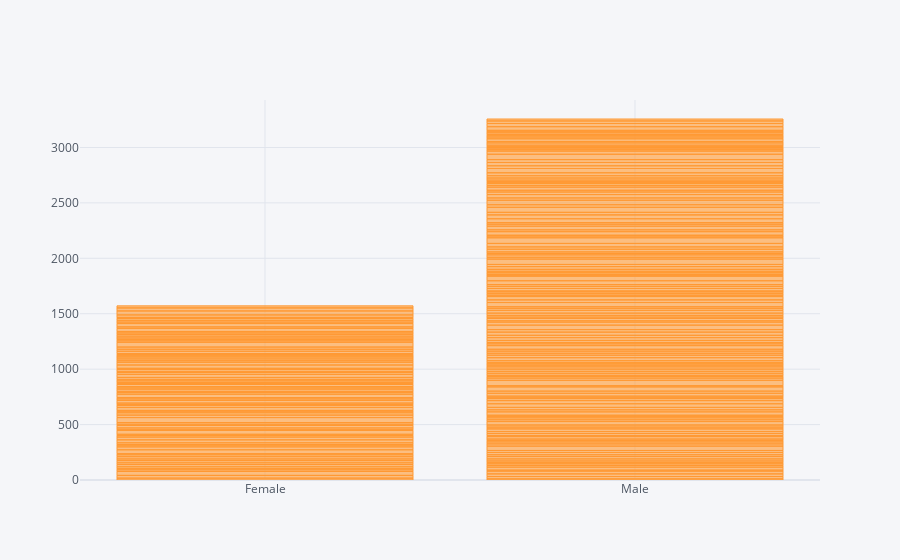

The cell this chart's notebook holds for it:
### Code cell
tips.iplot(kind = 'bar', x ='sex', y = 'total_bill')

### Figure 1 — Plotly figure (JSON) as saved in the notebook; plotly's stock layout.template omitted (floating-point values rounded to 4 significant figures; data arrays with more than 128 entries replaced by an {"elided": "..."} marker saying what was removed)
{"data": [{"marker": {"color": "rgba(255, 153, 51, 0.6)", "line": {"color": "rgba(255, 153, 51, 1.0)", "width": 1}}, "name": "total_bill", "orientation": "v", "text": "", "type": "bar", "x": {"elided": "244 str values"}, "y": {"elided": "244 float values"}}], "layout": {"legend": {"bgcolor": "#F5F6F9", "font": {"color": "#4D5663"}}, "paper_bgcolor": "#F5F6F9", "plot_bgcolor": "#F5F6F9", "title": {"font": {"color": "#4D5663"}}, "xaxis": {"gridcolor": "#E1E5ED", "showgrid": true, "tickfont": {"color": "#4D5663"}, "title": {"font": {"color": "#4D5663"}, "text": ""}, "zerolinecolor": "#E1E5ED"}, "yaxis": {"gridcolor": "#E1E5ED", "showgrid": true, "tickfont": {"color": "#4D5663"}, "title": {"font": {"color": "#4D5663"}, "text": ""}, "zerolinecolor": "#E1E5ED"}}}
